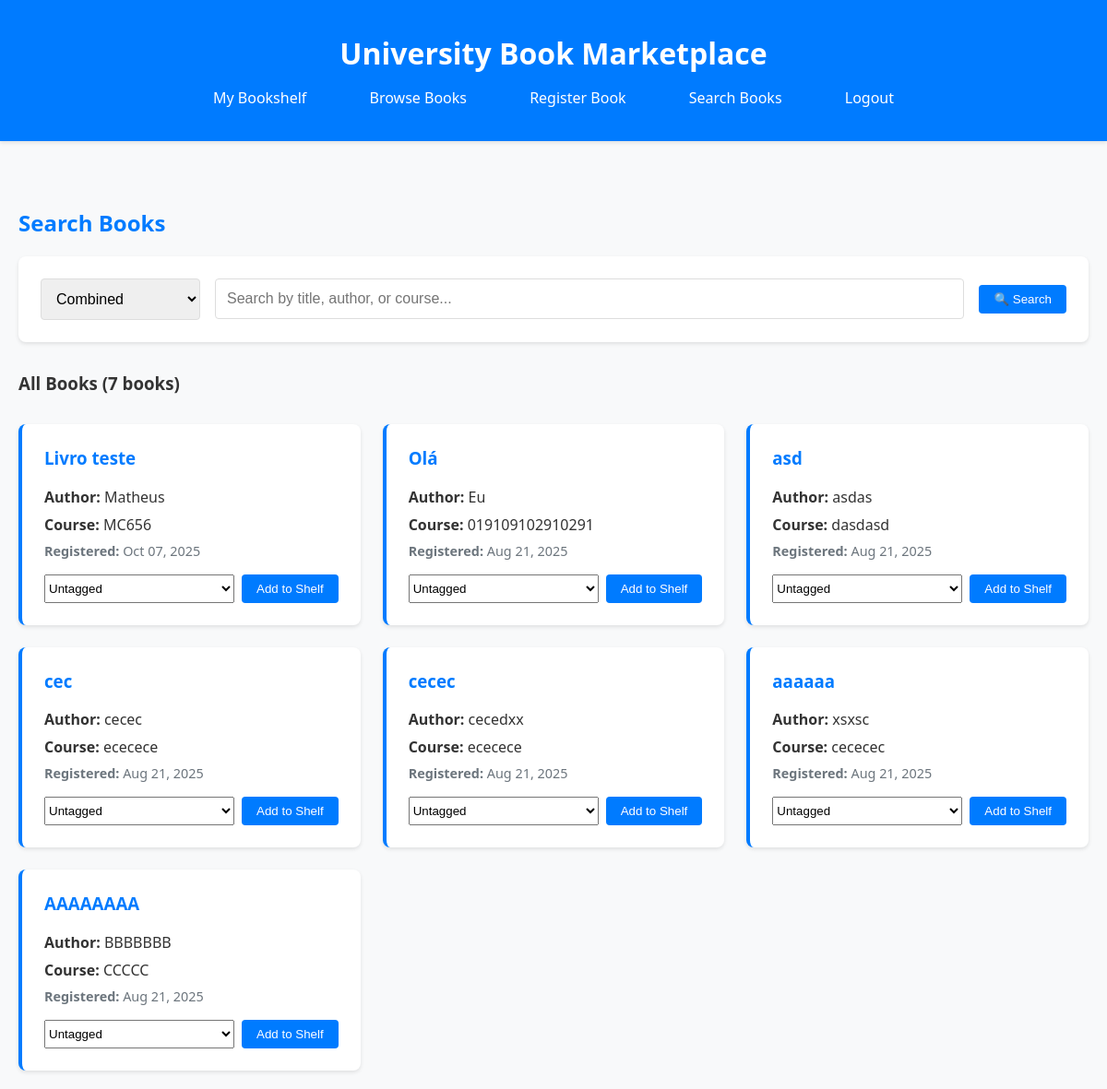
The app's page /books/search/ (signed in), older data.
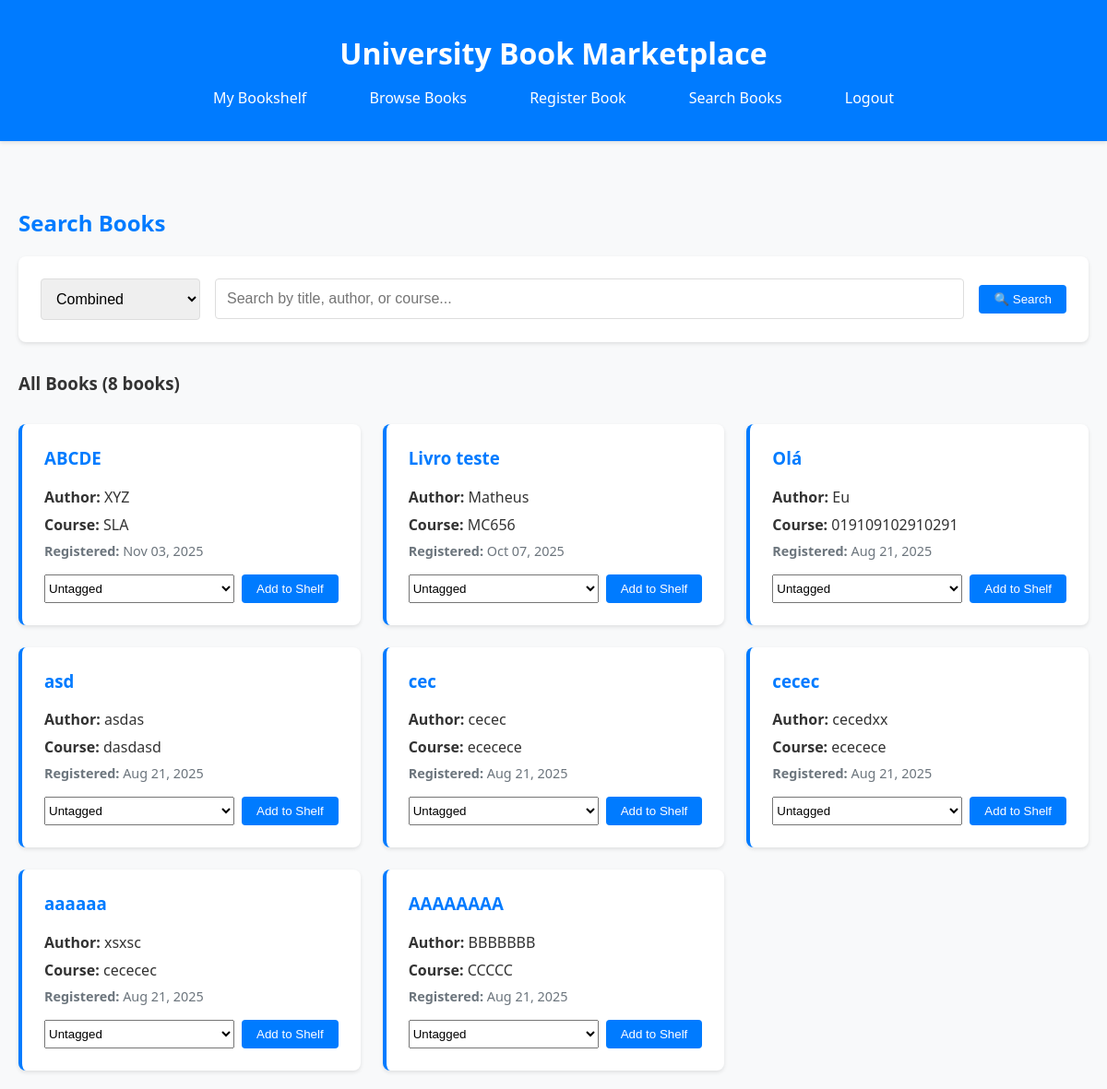
The same page, newer data.
### books/models.py (models this page shows, shortened)
class Book(models.Model):
    title = models.CharField(max_length=200)
    author = models.CharField(max_length=100)
    course = models.CharField(max_length=100, help_text="University course related to this book")
    created_at = models.DateTimeField(auto_now_add=True)
    updated_at = models.DateTimeField(auto_now=True)
    class Meta:
        ordering = ['-created_at']

### books/views.py (the view)
# urls.py: path('search/', views.search_books, name='search_books'),
@login_required
def search_books(request):
    mode = request.GET.get("mode", "combined")
    search_service = BookSearchService(strategy_name=mode)
    books = search_service.search(request)
    context = {
        "books": books,
        "query": request.GET.get("q", "").strip(),
        "mode": mode,
        "is_search": True,
    }
    return render(request, "books/search_books.html", context)

### books/search_strategies.py (called while the page is built)
    def search(self, request):
        query = request.GET.get("q", "").strip()
        if not query:
            return Book.objects.all()
        return Book.objects.filter(
            Q(title__icontains=query) |
            Q(author__icontains=query) |
            Q(course__icontains=query)
        ).distinct()

    def search(self, request):
        return self.strategy.search(request)

### books/templates/books/search_books.html (shortened to what this page needs)
{% extends 'books/base.html' %}
{% block content %}
<div style="margin-bottom: 2rem;">
    <h2 style="color: #007bff;">Search Books</h2>
    <form id="search-form" method="get" style="background: white; padding: 1.5rem; border-radius: 8px; box-shadow: 0 2px 4px rgba(0,0,0,0.1); margin-bottom: 2rem;">
        <div style="display: flex; gap: 1rem; align-items: center; flex-wrap: wrap;">
            <select name="mode" id="mode" style="padding: 0.75rem; border: 1px solid #ddd; border-radius: 4px; font-size: 1rem;">
                <option value="combined" {% if mode == "combined" %}selected{% endif %}>Combined</option>
            </select>
            <input type="text" name="q" id="search-input" value="{{ query }}" placeholder="Search by title, author, or course..."
                   style="flex: 1; padding: 0.75rem; border: 1px solid #ddd; border-radius: 4px; font-size: 1rem;">
            <button type="submit" class="btn" style="white-space: nowrap;">
                🔍 Search
            </button>
        </div>
    </form>
    <div id="search-results">
        <h3 style="color: #333; margin-bottom: 1rem;">
            {% if query %}
                Search results for "{{ query }}" (<span id="results-count">{{ books|length }}</span> book{{ books|length|pluralize }} found)
            {% else %}
                All Books (<span id="results-count">{{ books|length }}</span> book{{ books|length|pluralize }})
            {% endif %}
        </h3>
    </div>
</div>
<div id="books-container" class="books-grid" style="display: grid; grid-template-columns: repeat(auto-fill, minmax(300px, 1fr)); gap: 1.5rem;">
    {% for book in books %}
        <div style="background: white; padding: 1.5rem; border-radius: 8px; box-shadow: 0 2px 4px rgba(0,0,0,0.1); border-left: 4px solid #007bff;">
            <h3 style="margin-top: 0; color: #007bff;">{{ book.title }}</h3>
            <p style="margin: 0.5rem 0;"><strong>Author:</strong> {{ book.author }}</p>
            <p style="margin: 0.5rem 0;"><strong>Course:</strong> {{ book.course }}</p>
            <p style="margin: 0.5rem 0; color: #6c757d; font-size: 0.9rem;">
                <strong>Registered:</strong> {{ book.created_at|date:"M d, Y" }}
            </p>
            <form method="POST" action="{% url 'add_to_shelf' book.id %}" style="margin-top: 1rem;">
                <div style="display: flex; gap: 0.5rem;">
                    <select name="tag" class="form-control" style="flex: 1;">
                        <option value="0">Untagged</option>
                    </select>
                    <button type="submit" class="btn btn-primary btn-sm">Add to Shelf</button>
                </div>
            </form>
        </div>
    {% endfor %}
</div>
{% endblock %}

Row changes from the older to the newer data that the page shows:
added Book: title "ABCDE", author "XYZ", course "SLA", created_at "Nov 03, 2025"
Text that changed along with them:
{{ books|length }}: "7" → "8"
